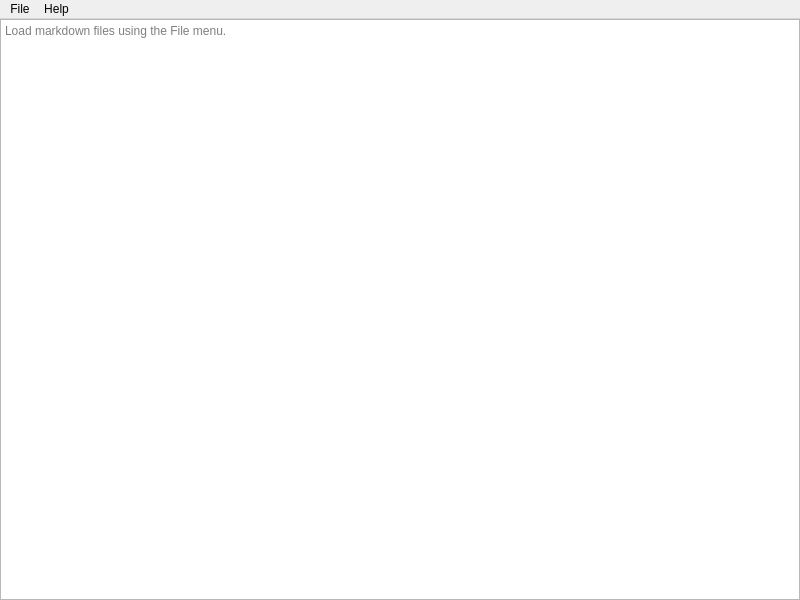
<?xml version="1.0" encoding="UTF-8"?>
<ui version="4.0">
 <class>MainWindow</class>
 <widget class="QMainWindow" name="MainWindow">
  <property name="geometry">
   <rect>
    <x>0</x>
    <y>0</y>
    <width>800</width>
    <height>600</height>
   </rect>
  </property>
  <property name="windowTitle">
   <string>MainWindow</string>
  </property>
  <widget class="QWidget" name="centralwidget">
   <layout class="QHBoxLayout" name="horizontalLayout">
    <property name="spacing">
     <number>0</number>
    </property>
    <property name="leftMargin">
     <number>0</number>
    </property>
    <property name="topMargin">
     <number>0</number>
    </property>
    <property name="rightMargin">
     <number>0</number>
    </property>
    <property name="bottomMargin">
     <number>0</number>
    </property>
    <item>
     <widget class="QTextBrowser" name="textBrowser">
      <property name="placeholderText">
       <string>Load markdown files using the File menu.</string>
      </property>
     </widget>
    </item>
   </layout>
  </widget>
  <widget class="QMenuBar" name="menubar">
   <property name="geometry">
    <rect>
     <x>0</x>
     <y>0</y>
     <width>800</width>
     <height>20</height>
    </rect>
   </property>
   <widget class="QMenu" name="menuFile">
    <property name="title">
     <string>File</string>
    </property>
    <widget class="QMenu" name="menuRecent_files">
     <property name="title">
      <string>Recent files</string>
     </property>
     <addaction name="actionxxx"/>
    </widget>
    <addaction name="actionOpen"/>
    <addaction name="actionReload"/>
    <addaction name="separator"/>
    <addaction name="menuRecent_files"/>
    <addaction name="separator"/>
    <addaction name="actionClose"/>
   </widget>
   <widget class="QMenu" name="menuHelp">
    <property name="title">
     <string>Help</string>
    </property>
    <addaction name="actionAbout"/>
   </widget>
   <addaction name="menuFile"/>
   <addaction name="menuHelp"/>
  </widget>
  <action name="actionOpen">
   <property name="text">
    <string>Open...</string>
   </property>
  </action>
  <action name="actionClose">
   <property name="text">
    <string>Exit</string>
   </property>
  </action>
  <action name="actionxxx">
   <property name="text">
    <string>xxx</string>
   </property>
  </action>
  <action name="actionReload">
   <property name="text">
    <string>Reload</string>
   </property>
  </action>
  <action name="actionAbout">
   <property name="text">
    <string>About</string>
   </property>
  </action>
 </widget>
 <resources/>
 <connections/>
</ui>
